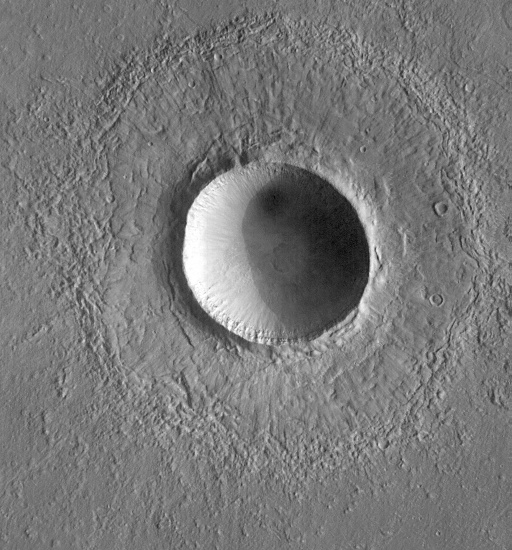
#> input picture graphics_generation/Gre13_01.jpg, 512 x 550 px
$ jupyter execute --allow-errors SLIC_vs_TSUGF_domain-Copy1.ipynb   (shell and % lines are left out)
#> lines starting #> are read from the running program, lines starting #| are printed output that depends on the picture
[cell 1]
## Imports

import cv2
from sklearn.cluster import KMeans
from skimage.color import label2rgb
import matplotlib.pyplot as plt
import numpy as np
import scipy.io as sio
from skimage.segmentation import slic, mark_boundaries

plt.ioff()
plt.rcParams['figure.figsize'] = [8, 8]

[cell 2]
## SLIC
image = cv2.cvtColor(cv2.imread("Gre13_01.jpg")[:,:,::-1], cv2.COLOR_RGB2GRAY)
#> image: shape (550, 512); min 3, max 255, mean 120.2
#imageG = cv2.cvtColor(image, cv2.COLOR_RGB2GRAY)
slic_out = slic(cv2.cvtColor(image, cv2.COLOR_GRAY2RGB), compactness=5, n_segments=10, enforce_connectivity=False)
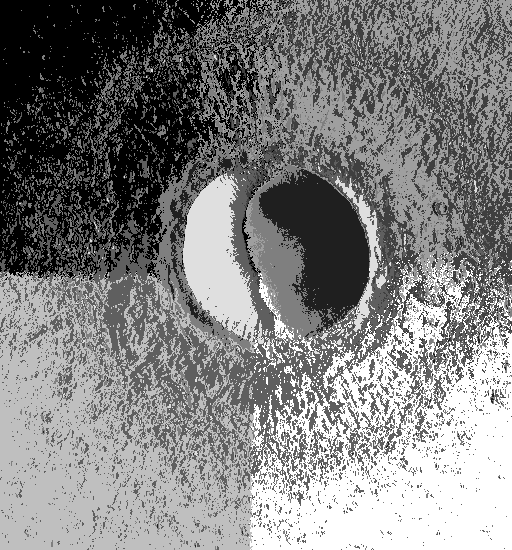
#> slic_out: shape (550, 512) int64; min 1, max 9, mean 5.06; drawn with min black and max white

plt.figure()
plt.imshow(label2rgb(slic_out, image, alpha=0.5))
plt.axis('off')
plt.savefig("GEN_slic_vs_tsugf_01"+".png", bbox_inches="tight", pad_inches = 0)
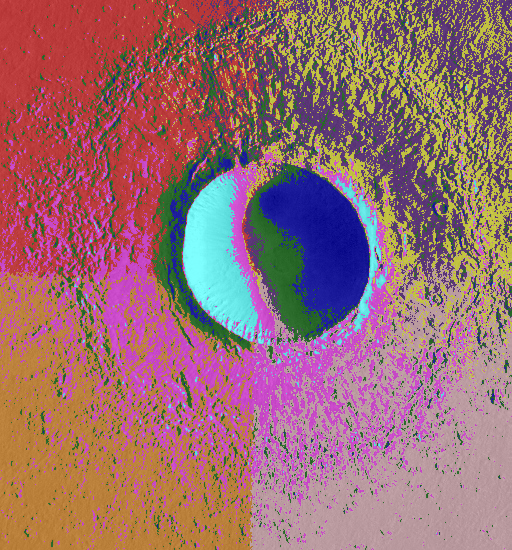
#> shown: shape (550, 512, 3) float64; mean R, G, B 0.608, 0.426, 0.444

plt.show()
plt.figure()
plt.imshow(mark_boundaries(image, slic_out))
plt.axis('off')
plt.show()
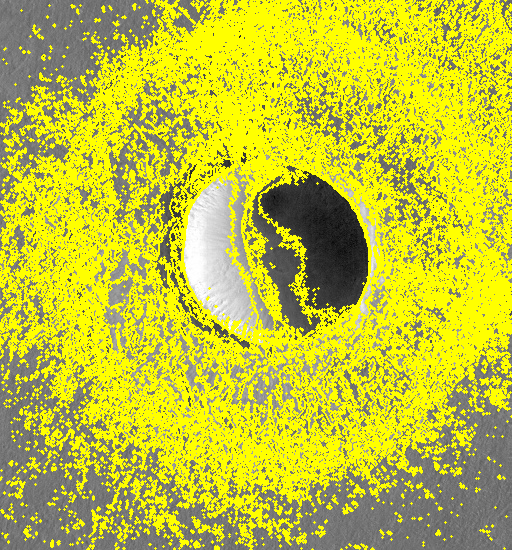
#> shown: shape (550, 512, 3) float64; mean R, G, B 0.761, 0.761, 0.212
#> (reads code/filterbanks/filterbanks.mat from the repository)

[cell 3]
## Gaborfilters
#image = cv2.imread("Gre13_01_mod.jpg")[:,:,::-1]

def applyfilter(A, g, disable_blur = False, disable_spatial = False, disable_norm = False, disable_color = False, save_bank_results = False, mr = False):
#> called with disable_blur = False, disable_spatial = False, disable_norm = False, disable_color = False, save_bank_results = False, mr = False
    if len(A.shape)==2:
        A = np.expand_dims(A, axis=2)

    if A.shape[2]==3:
        Agray = cv2.cvtColor(A, cv2.COLOR_RGB2GRAY)
    elif A.shape[2] == 1:
        Agray = A

    numRows = Agray.shape[0]
#> numRows = 550
    numCols = Agray.shape[1]
#> numCols = 512
    sizeFactors = np.array([1.5])
    gabormag = np.ndarray((Agray.shape[0], Agray.shape[1], g.shape[2]*len(sizeFactors)))
    sigmas = np.ndarray((g.shape[2]+1)*len(sizeFactors))
#> sigmas = [4.64e-310, 0, 0, 0, 0]

# [5 lines of commented-out code are left out]

    for i in range(g.shape[2]):
        for s in range(len(sizeFactors)):
            gabormag[:, :, i*len(sizeFactors)+s] = cv2.filter2D(Agray, -1, cv2.resize(g[:,:,i], (int(g[:,:,i].shape[0]*sizeFactors[s]), int(g[:,:,i].shape[1]*sizeFactors[s])), interpolation = cv2.INTER_LANCZOS4), borderType=cv2.BORDER_REPLICATE)
            sigmas[i*len(sizeFactors)+s] = np.sqrt(2)*g.shape[0]*sizeFactors[s]/49
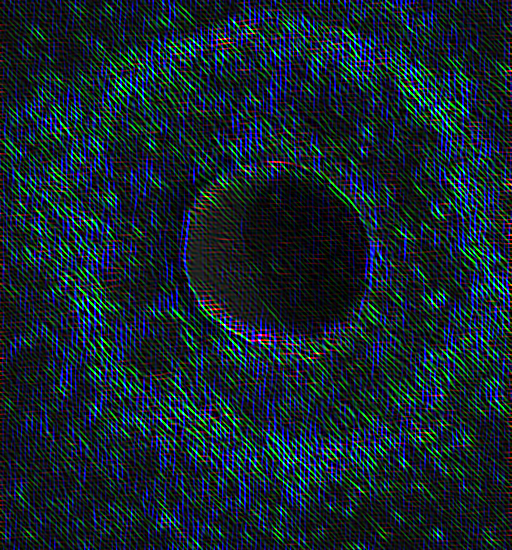
#> gabormag: shape (550, 512, 4) float64; mean of channels 0, 1, 2, 3 48, 38.1, 20.8, 40.4; drawn as B, G, R
#> after the loop, sigmas = [2.03, 2.03, 2.03, 2.03, 0]

    if save_bank_results == True:
        for i in range(gabormag.shape[2]):
         #   plt.subplot(1, 1, i+1)
            plt.imshow(gabormag[:, :, i])
            plt.axis('off')
            plt.savefig("GEN_tsugf_filterbank_101027_"+str(i+1)+".png", bbox_inches="tight", pad_inches = 0)
         #   plt.show()
    if disable_blur == False:
        for i in range(gabormag.shape[2]):
            gabormag[:, :, i] = cv2.GaussianBlur(gabormag[:, :, i], (0, 0), 3*sigmas[i])
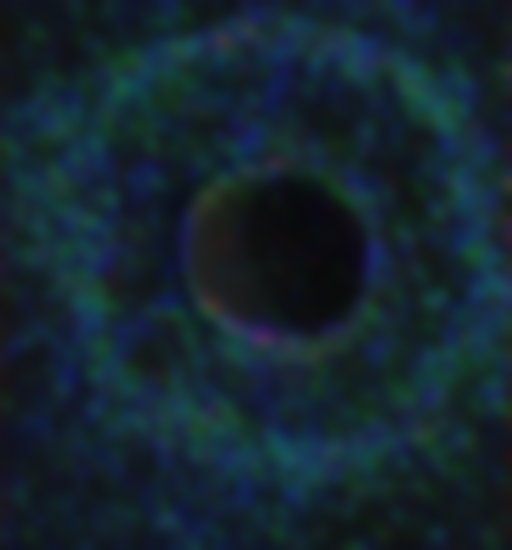
#> gabormag: shape (550, 512, 4) float64; mean of channels 0, 1, 2, 3 48, 38.1, 20.7, 40.4; drawn as B, G, R

    X = np.arange(1, numCols + 1)
#> X = 512 values from 1 to 512
    Y = np.arange(1, numRows + 1)
#> Y = 550 values from 1 to 550
    X, Y = np.meshgrid(X, Y)

    numPoints = numRows * numCols
#> numPoints = 281600
    featureSet = gabormag

    if mr is True:
        argsort = np.argsort(featureSet[:,:,:-2].sum(axis=(0,1)))
        maxresp = featureSet[:, :, argsort]
        maxresp = maxresp[:,:,:(6*len(sizeFactors))]
        rotinv = featureSet[:, :, -2:]
        featureSet = np.concatenate((maxresp, rotinv), 2)


    if A.shape[2]==3 and disable_color == False:
        featureSet = np.concatenate((featureSet, np.expand_dims(A[:,:,0], axis=2)), 2)
        featureSet = np.concatenate((featureSet, np.expand_dims(A[:,:,1], axis=2)), 2)
        featureSet = np.concatenate((featureSet, np.expand_dims(A[:,:,2], axis=2)), 2)

    if A.shape[2]==1 and disable_color == False:
        featureSet = np.concatenate((featureSet, np.expand_dims(A[:,:,0], axis=2)), 2)


    if disable_spatial == False:
        featureSet = np.concatenate((featureSet, np.expand_dims(X, axis=2)), 2)
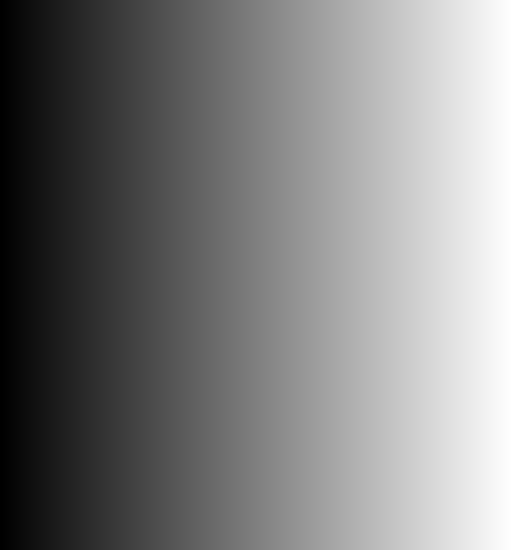
#> X: shape (550, 512) int64; min 1, max 512, mean 256.5; drawn with min black and max white
        featureSet = np.concatenate((featureSet, np.expand_dims(Y, axis=2)), 2)
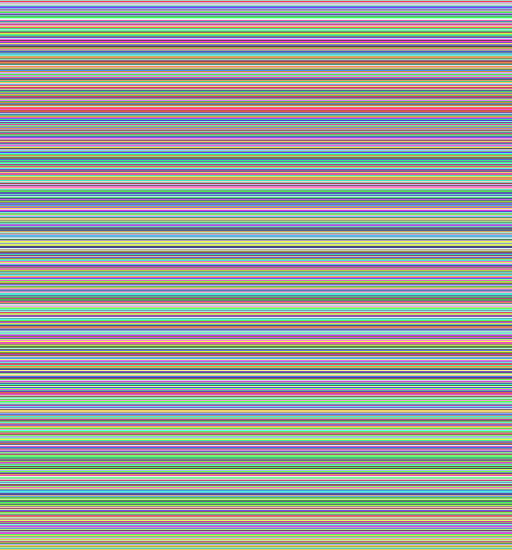
#> Y: shape (550, 512) int64; 550 distinct labels, from 1 to 550; one colour per label, 0 black


    X = featureSet.reshape(numPoints, -1)

    # [4 lines of commented-out code are left out]


    if disable_norm == False:
        X = X - X.mean(axis=0)
        X = X / X.std(axis=0, ddof=1)
    X = X[:, ~np.isnan(X).any(axis=0)]
    X = X[:, ~np.isinf(X).any(axis=0)]


    X = X.reshape(A.shape[0], A.shape[1], -1)


    X[:,:,-2:]=  X[:,:,-2:]*0.8

    if A.shape[2]==3:
      X[:,:,-5:-3]=  X[:,:,-5:-3]*1
    elif A.shape[2]==1:
      X[:,:,-3]=  X[:,:,-3]*1
    X = X.reshape(numPoints, -1)

    L = KMeans(n_clusters=4, n_init=20, max_iter=1000, n_jobs=10).fit(X).labels_

    return L

mat = sio.loadmat("../../code/filterbanks/filterbanks.mat")
g = mat["TSUGFfilters"]

#tags = Parallel(n_jobs=5, backend="threading", verbose=10)(delayed(applyfilter)(A, g) for A in images)
#tags = applyfilter(image, g)

#> (the rest of this cell did not finish here and is left out)
